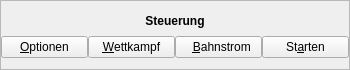
       <widget class="QFrame" name="frame_5" >
        <property name="minimumSize" >
         <size>
          <width>350</width>
          <height>70</height>
         </size>
        </property>
        <property name="maximumSize" >
         <size>
          <width>16777215</width>
          <height>70</height>
         </size>
        </property>
        <property name="frameShape" >
         <enum>QFrame::StyledPanel</enum>
        </property>
        <property name="frameShadow" >
         <enum>QFrame::Sunken</enum>
        </property>
        <layout class="QGridLayout" >
         <property name="leftMargin" >
          <number>0</number>
         </property>
         <property name="rightMargin" >
          <number>0</number>
         </property>
         <property name="horizontalSpacing" >
          <number>0</number>
         </property>
         <item row="0" column="0" colspan="4" >
          <widget class="QLabel" name="label_4" >
           <property name="minimumSize" >
            <size>
             <width>0</width>
             <height>1</height>
            </size>
           </property>
           <property name="font" >
            <font>
             <weight>75</weight>
             <bold>true</bold>
            </font>
           </property>
           <property name="text" >
            <string>Steuerung</string>
           </property>
           <property name="alignment" >
            <set>Qt::AlignCenter</set>
           </property>
          </widget>
         </item>
         <item row="1" column="0" >
          <widget class="QPushButton" name="pushButtonOptions" >
           <property name="text" >
            <string>&amp;Optionen</string>
           </property>
           <property name="shortcut" >
            <string>Alt+O</string>
           </property>
          </widget>
         </item>
         <item row="1" column="1" >
          <widget class="QPushButton" name="pushButtonMatch" >
           <property name="text" >
            <string>&amp;Wettkampf</string>
           </property>
           <property name="shortcut" >
            <string>Alt+O</string>
           </property>
          </widget>
         </item>
         <item row="1" column="2" >
          <widget class="QPushButton" name="pushButtonPower" >
           <property name="enabled" >
            <bool>true</bool>
           </property>
           <property name="text" >
            <string>  &amp;Bahnstrom</string>
           </property>
           <property name="shortcut" >
            <string>Alt+B</string>
           </property>
           <property name="checkable" >
            <bool>false</bool>
           </property>
           <property name="checked" >
            <bool>false</bool>
           </property>
           <property name="flat" >
            <bool>false</bool>
           </property>
          </widget>
         </item>
         <item row="1" column="3" >
          <widget class="QPushButton" name="pushButtonStartRace" >
           <property name="text" >
            <string>St&amp;arten</string>
           </property>
           <property name="shortcut" >
            <string>Alt+A</string>
           </property>
          </widget>
         </item>
        </layout>
       </widget>
